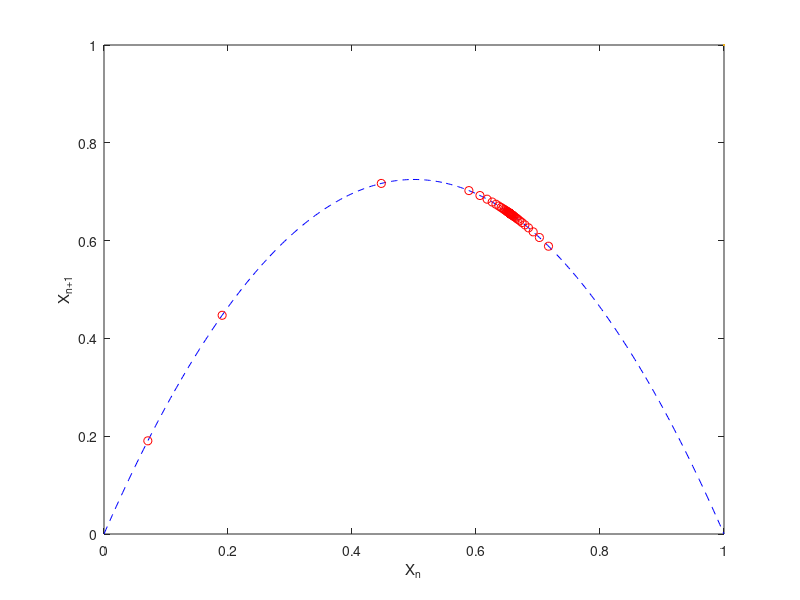

Here is the MATLAB script that generated this plot:
clear all, close all, clc

x=linspace(0,1,300);
mu=2.9;

z(1)=0.0707;
z0=z(1);

for i = 1:300
    y(i)=mu*x(i)*(1-x(i));
end

plot(x,y,'--b',LineWidth=1)
hold on

for i = 1:101
    z(i+1)=mu*z(i)*(1-z(i));
end

for i = 1:100
    plot(z(i), z(i+1),'or',LineWidth=1)
    hold on
end
axis([0 1 0 1])
xlabel('X_n')
ylabel('X_{n+1}')